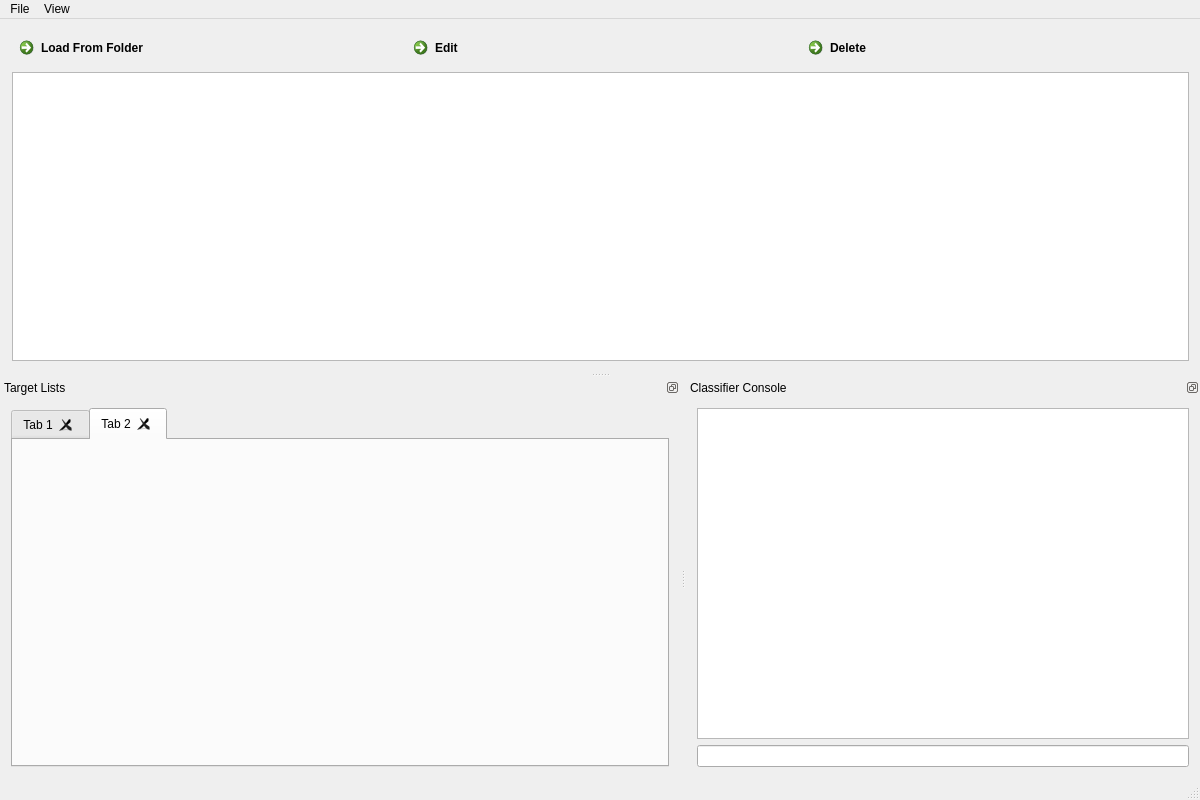
<?xml version="1.0" encoding="UTF-8"?>
<ui version="4.0">
 <class>MainWindow</class>
 <widget class="QMainWindow" name="MainWindow">
  <property name="geometry">
   <rect>
    <x>0</x>
    <y>0</y>
    <width>1200</width>
    <height>800</height>
   </rect>
  </property>
  <property name="sizePolicy">
   <sizepolicy hsizetype="Preferred" vsizetype="Preferred">
    <horstretch>0</horstretch>
    <verstretch>0</verstretch>
   </sizepolicy>
  </property>
  <property name="windowTitle">
   <string>CV Interface</string>
  </property>
  <widget class="QWidget" name="centralWidget">
   <layout class="QVBoxLayout" name="verticalLayout_2">
    <item>
     <layout class="QVBoxLayout" name="verticalLayout">
      <property name="leftMargin">
       <number>1</number>
      </property>
      <item>
       <layout class="QHBoxLayout" name="horizontalLayout">
        <item>
         <widget class="QCommandLinkButton" name="loadButton">
          <property name="autoFillBackground">
           <bool>false</bool>
          </property>
          <property name="text">
           <string>Load From Folder</string>
          </property>
          <property name="icon">
           <iconset resource="resouces.qrc">
            <normaloff>:/round75.png</normaloff>:/round75.png</iconset>
          </property>
         </widget>
        </item>
        <item>
         <widget class="QCommandLinkButton" name="editButton">
          <property name="autoFillBackground">
           <bool>false</bool>
          </property>
          <property name="text">
           <string>Edit</string>
          </property>
          <property name="icon">
           <iconset resource="resouces.qrc">
            <normaloff>:/clasic.png</normaloff>:/clasic.png</iconset>
          </property>
         </widget>
        </item>
        <item>
         <widget class="QCommandLinkButton" name="deleteItemButton">
          <property name="autoFillBackground">
           <bool>false</bool>
          </property>
          <property name="text">
           <string>Delete</string>
          </property>
          <property name="icon">
           <iconset resource="resouces.qrc">
            <normaloff>:/delete85.png</normaloff>:/delete85.png</iconset>
          </property>
         </widget>
        </item>
       </layout>
      </item>
      <item>
       <widget class="QTableWidget" name="photoListTable">
        <property name="horizontalScrollBarPolicy">
         <enum>Qt::ScrollBarAlwaysOff</enum>
        </property>
        <property name="verticalScrollMode">
         <enum>QAbstractItemView::ScrollPerPixel</enum>
        </property>
        <property name="showGrid">
         <bool>false</bool>
        </property>
        <attribute name="horizontalHeaderVisible">
         <bool>false</bool>
        </attribute>
        <attribute name="verticalHeaderVisible">
         <bool>false</bool>
        </attribute>
        <column>
         <property name="text">
          <string/>
         </property>
        </column>
        <column>
         <property name="text">
          <string/>
         </property>
        </column>
        <column>
         <property name="text">
          <string/>
         </property>
        </column>
        <column>
         <property name="text">
          <string/>
         </property>
        </column>
       </widget>
      </item>
     </layout>
    </item>
   </layout>
  </widget>
  <widget class="QMenuBar" name="menuBar">
   <property name="geometry">
    <rect>
     <x>0</x>
     <y>0</y>
     <width>1200</width>
     <height>21</height>
    </rect>
   </property>
   <widget class="QMenu" name="menuFile">
    <property name="title">
     <string>File</string>
    </property>
    <addaction name="actionProcess_Image_Set"/>
   </widget>
   <widget class="QMenu" name="menuView">
    <property name="title">
     <string>View</string>
    </property>
    <addaction name="actionOnly_images_with_targets"/>
   </widget>
   <addaction name="menuFile"/>
   <addaction name="menuView"/>
  </widget>
  <widget class="QStatusBar" name="statusBar"/>
  <widget class="QDockWidget" name="dockWidget_2">
   <property name="minimumSize">
    <size>
     <width>397</width>
     <height>400</height>
    </size>
   </property>
   <property name="features">
    <set>QDockWidget::DockWidgetFloatable|QDockWidget::DockWidgetMovable</set>
   </property>
   <property name="windowTitle">
    <string>Target Lists</string>
   </property>
   <attribute name="dockWidgetArea">
    <number>8</number>
   </attribute>
   <widget class="QWidget" name="dockWidgetContents_2">
    <layout class="QHBoxLayout" name="horizontalLayout_2">
     <item>
      <widget class="QTabWidget" name="tabWidget">
       <property name="currentIndex">
        <number>1</number>
       </property>
       <property name="tabsClosable">
        <bool>true</bool>
       </property>
       <property name="movable">
        <bool>true</bool>
       </property>
       <widget class="QWidget" name="tab">
        <attribute name="title">
         <string>Tab 1</string>
        </attribute>
        <layout class="QVBoxLayout" name="verticalLayout_5"/>
       </widget>
       <widget class="QWidget" name="tab_2">
        <attribute name="title">
         <string>Tab 2</string>
        </attribute>
       </widget>
      </widget>
     </item>
    </layout>
   </widget>
  </widget>
  <widget class="QDockWidget" name="dockWidget">
   <property name="minimumSize">
    <size>
     <width>300</width>
     <height>137</height>
    </size>
   </property>
   <property name="features">
    <set>QDockWidget::DockWidgetFloatable|QDockWidget::DockWidgetMovable</set>
   </property>
   <property name="windowTitle">
    <string>Classifier Console</string>
   </property>
   <attribute name="dockWidgetArea">
    <number>8</number>
   </attribute>
   <widget class="QWidget" name="dockWidgetContents">
    <layout class="QVBoxLayout" name="verticalLayout_3">
     <item>
      <widget class="QTextBrowser" name="consoleOutput">
       <property name="minimumSize">
        <size>
         <width>0</width>
         <height>0</height>
        </size>
       </property>
       <property name="maximumSize">
        <size>
         <width>230535</width>
         <height>16777215</height>
        </size>
       </property>
      </widget>
     </item>
     <item>
      <widget class="QLineEdit" name="consoleCommander"/>
     </item>
    </layout>
   </widget>
  </widget>
  <action name="actionProcess_Image_Set">
   <property name="text">
    <string>Process Image Set</string>
   </property>
  </action>
  <action name="actionOnly_images_with_targets">
   <property name="checkable">
    <bool>true</bool>
   </property>
   <property name="text">
    <string>Only images with targets</string>
   </property>
  </action>
 </widget>
 <layoutdefault spacing="6" margin="11"/>
 <resources>
  <include location="resouces.qrc"/>
 </resources>
 <connections/>
</ui>
